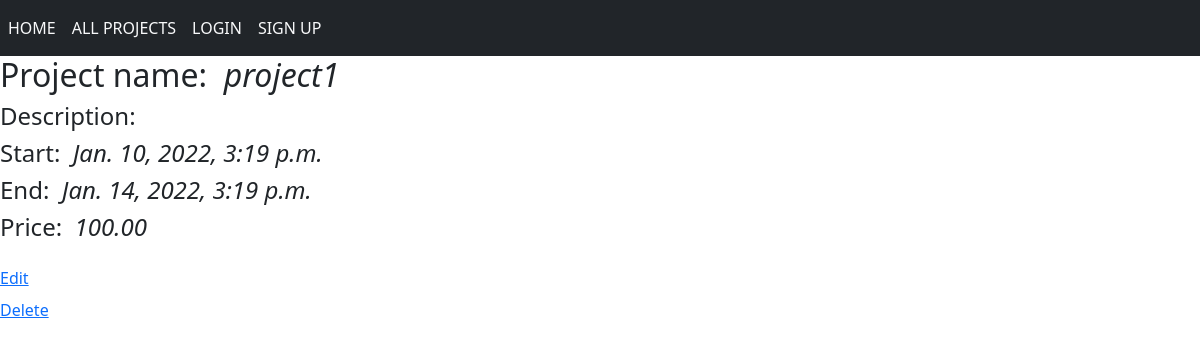
The page /project/detail/1/ on the database its author committed.
### projects/models.py (models this page shows, shortened)
class Project(models.Model):
    name = CharField(max_length=50)
    description = tinymce_models.HTMLField('Description')
    date_start = DateTimeField()
    date_end = DateTimeField()
    price = models.DecimalField(max_digits=10, decimal_places=2)
    client = models.ForeignKey('clients.Client', on_delete=models.CASCADE, related_name='company_project')

### projects/views.py (the view)
# urls.py: path('detail/<int:project_id>/', ProjectDetail.as_view(), name='project_detail'),
class ProjectDetail(DetailView):
    model = Project
    template_name = 'projects/project_detail.html'
    pk_url_kwarg = 'project_id'
    context_object_name = 'detail_project'
    extra_context = {'title': 'Information of the project'}

### projects/templates/projects/project_detail.html
{% extends 'clients/base.html' %}
{% block content %}
  <h2>Project name: &nbsp;<em>{{detail_project.name}}</em></h2>
  <h4>Description: &nbsp;<em>{% autoescape off %}{{detail_project.description}}{% endautoescape %}</em></h4>
  <h4>Start: &nbsp;<em>{{detail_project.date_start}}</em></h4>
  <h4>End: &nbsp;<em>{{detail_project.date_end}}</em></h4>
  <h4>Price: &nbsp;<em>{{detail_project.price}}</em></h4>
  <div class="mt-4">
    <a href="{% url 'update_project' detail_project.pk %}" class="">Edit</a>
  </div>
  <div class="mt-2">
    <a href="{% url 'delete_project' detail_project.pk %}" class="">Delete</a>
  </div>
{% endblock %}

### rows shown on the page
Project: name "project1", date_start "Jan. 10, 2022, 3:19 p.m.", date_end "Jan. 14, 2022, 3:19 p.m.", price "100.00"
